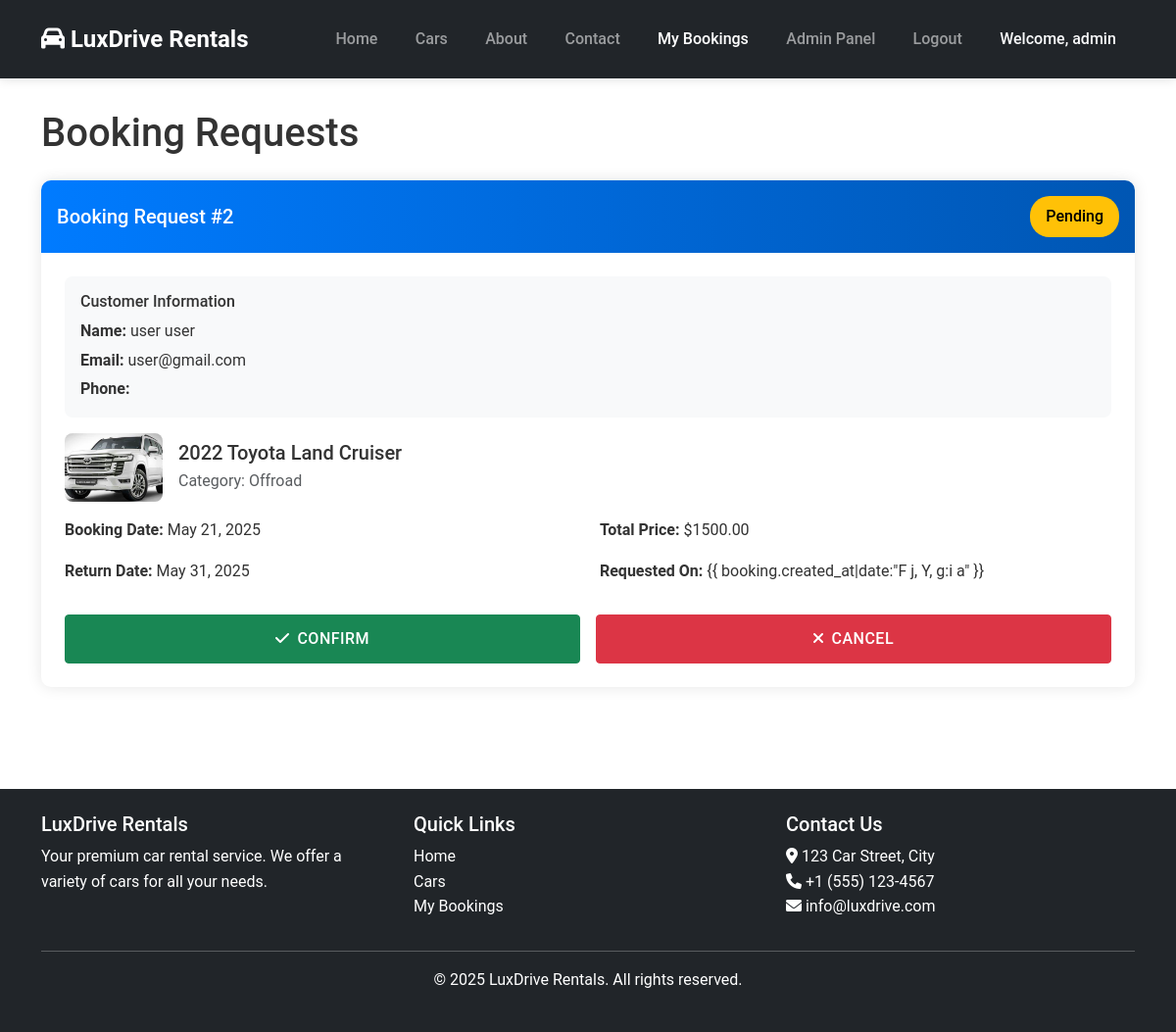
/my-bookings/ (signed in), run on an earlier commit of the app's database.
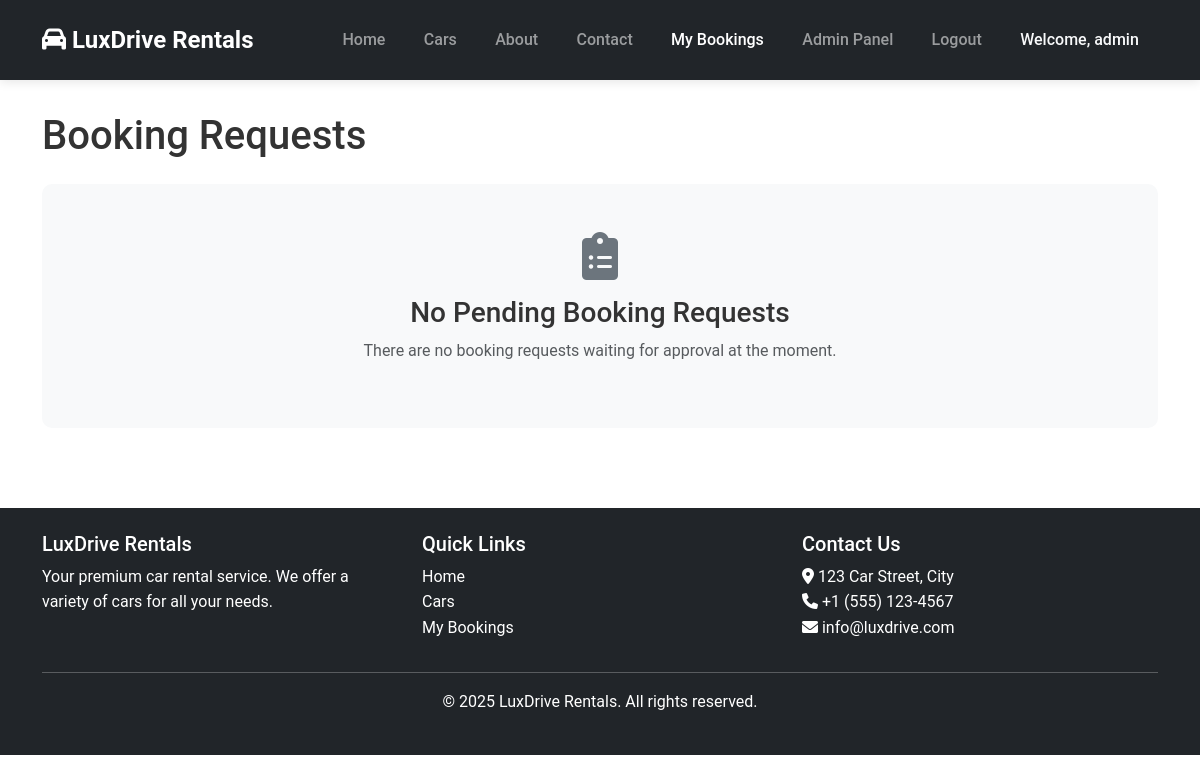
And on a later commit of the database.
### rental/models.py (models this page shows, shortened)
class Booking(models.Model):
    STATUS_CHOICES = [
        ('pending', 'Pending'),
        ('confirmed', 'Confirmed'),
        ('cancelled', 'Cancelled'),
        ('completed', 'Completed'),
    ]
    user = models.ForeignKey(User, on_delete=models.CASCADE)
    car = models.ForeignKey(Car, on_delete=models.CASCADE)
    booking_date = models.DateField()
    return_date = models.DateField()
    total_price = models.DecimalField(max_digits=10, decimal_places=2)
    status = models.CharField(max_length=50, choices=STATUS_CHOICES, default='pending')
    created_by_admin = models.ForeignKey(Admin, on_delete=models.CASCADE)
    created_at = models.DateTimeField(auto_now_add=True)
    class Meta:
        unique_together = ('user', 'car', 'booking_date')

class Car(models.Model):
    make = models.CharField(max_length=50)
    model = models.CharField(max_length=50)
    year = models.IntegerField()
    price_per_day = models.DecimalField(max_digits=10, decimal_places=2)
    available = models.BooleanField(default=True)
    added_by_admin = models.ForeignKey(Admin, on_delete=models.CASCADE)
    added_date = models.DateTimeField(auto_now_add=True)
    image = models.ImageField(upload_to='cars/', null=True, blank=True)
    category = models.CharField(max_length=50, choices=[
        ('luxury', 'Luxury'),
        ('offroad', 'Offroad'),
        ('sedan', 'Sedan'),
        ('suv', 'SUV'),
        ('sports', 'Sports'),
    ], default='sedan')
    def __str__(self):
        return f"{self.year} {self.make} {self.model}"

### rental/views.py (the view, shortened to what this page needs)
# urls.py: path('my-bookings/', views.my_bookings, name='my_bookings'),
@login_required
def my_bookings(request):
    if request.user.is_staff:
        bookings = Booking.objects.filter(status='pending').order_by('-created_at')
        template = 'rental/booking_requests.html'
        context = {
            'bookings': bookings,
            'is_admin': True
        }
    return render(request, template, context)

### rental/templates/rental/booking_requests.html (shortened to what this page needs)
{% extends 'rental/base.html' %} {% load static %}  {% block content %}
<div class="booking-requests-container">
  <div class="container">
    <h1 class="mb-4">Booking Requests</h1>
     {% if bookings %} {% for booking in bookings %}
    <div class="booking-card">
      <div
        class="booking-header d-flex justify-content-between align-items-center"
      >
        <h5 class="mb-0">Booking Request #{{ booking.id }}</h5>
        <span class="status-badge status-{{ booking.status }}"
          >{{ booking.status|title }}</span
        >
      </div>
      <div class="booking-body">
        <div class="user-info">
          <h6 class="mb-2">Customer Information</h6>
          <p class="mb-1">
            <strong>Name:</strong> {{ booking.user.get_full_name }}
          </p>
          <p class="mb-1"><strong>Email:</strong> {{ booking.user.email }}</p>
          <p class="mb-0">
            <strong>Phone:</strong> {{ booking.user.profile.phone_number }}
          </p>
        </div>
        <div class="car-info">
          {% if booking.car.image %}
          <img
            src="{{ booking.car.image.url }}"
            alt="{{ booking.car }}"
            class="car-image"
          />
          {% else %}
          <img
            src="https://via.placeholder.com/100x70?text=No+Image"
            alt="No Image"
            class="car-image"
          />
          {% endif %}
          <div>
            <h5 class="mb-1">{{ booking.car }}</h5>
            <p class="mb-0 text-muted">
              Category: {{ booking.car.get_category_display }}
            </p>
          </div>
        </div>
        <div class="row">
          <div class="col-md-6">
            <p><strong>Booking Date:</strong> {{ booking.booking_date }}</p>
            <p><strong>Return Date:</strong> {{ booking.return_date }}</p>
          </div>
          <div class="col-md-6">
            <p><strong>Total Price:</strong> ${{ booking.total_price }}</p>
            <p>
              <strong>Requested On:</strong> {{ booking.created_at|date:"F j, Y,
              g:i a" }}
            </p>
          </div>
        </div>
        {% if booking.status == 'pending' %}
        <form
          method="post"
          action="{% url 'rental:update_booking_status' booking.id %}"
          class="action-buttons"
        >
          <button
            type="submit"
            name="status"
            value="confirmed"
            class="btn btn-success btn-action"
          >
            <i class="fas fa-check me-2"></i>Confirm
          </button>
          <button
            type="submit"
            name="status"
            value="cancelled"
            class="btn btn-danger btn-action"
          >
            <i class="fas fa-times me-2"></i>Cancel
          </button>
        </form>
        {% endif %}
      </div>
    </div>
    {% endfor %} {% else %}
    <div class="no-bookings">
      <i class="fas fa-clipboard-list"></i>
      <h3>No Pending Booking Requests</h3>
      <p class="text-muted">
        There are no booking requests waiting for approval at the moment.
      </p>
    </div>
    {% endif %}
  </div>
</div>
{% endblock %}

What changed in the data, as far as the page shows it:
no longer on this page (row edited): Booking: id "2", status "Pending", user.get_full_name "user user", user.email "user@gmail.com", car.image (picture), car "2022 Toyota Land Cruiser", car.category "Offroad", booking_date "May 21, 2025", return_date "May 31, 2025", total_price "1500.00", shows "CONFIRM"
Also different on the page:
text now shown: "No Pending Booking Requests There are no booking requests waiting for approval at the moment."
